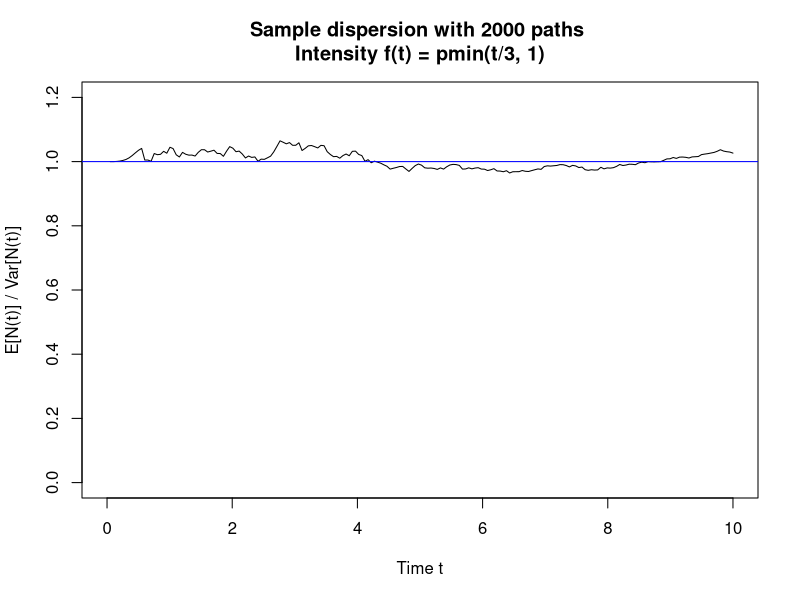
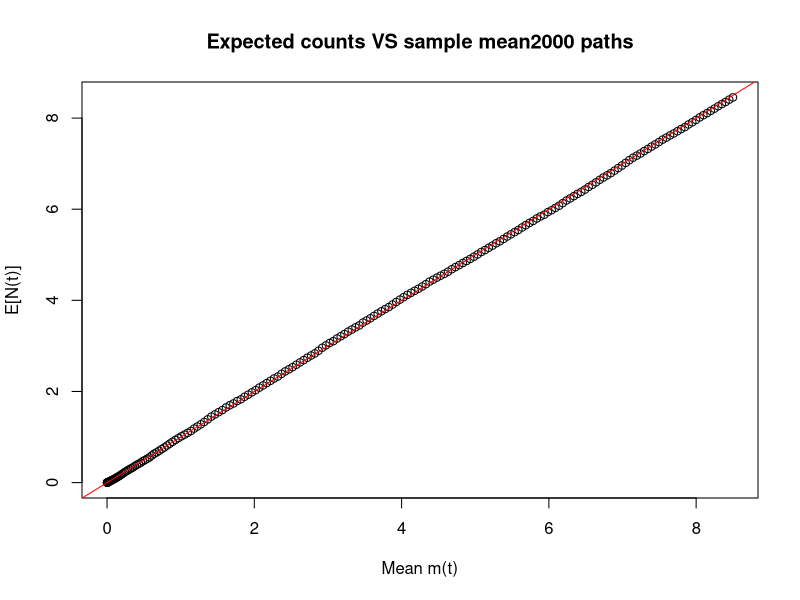

Write R code to recreate these figures, in order.
#' validates non-homogeneous Poisson point process generated
#' in poisson_point_process.R
#' Things to check: 
#' E[N(t)]~Poisson(m(t)) with mean m(t)
#' 1. Ensure the Dispersion = E[N(t)] / Var[N(t)] = 1.
#' 2. Match the rate function: E[N(t)] = m(t).

# args = commandArgs(trailingOnly=TRUE)
# 
# ## args is now a list of character vectors
# ## First check to see if arguments are passed.
# ## Then cycle through each element of the list and evaluate the expressions.
# if(length(args)==0){
#   stop("At least one argument must be supplied (input file).n", call.=FALSE)
#   print("No arguments supplied. Default values are supplied: ")
#   print("Number of paths to generate: 100")
#   print("Number of time points to examine: 200")
#   print("Intensity function lambda(t) = 2*t^2")
#   print("Time to stop: 10")
#   ##supply default values
#   n <- 100
#   n.cuts <- 200
#   lambda <- function(t) 2*t^2
#   Tmax <- 10
#   } else{
#     for(i in 1:length(args)){
#       # eval(parse(text=args[[i]]))
#       n = args[1]
#       n.cuts = args[2]
#       lambda = args[3]
#       Tmax <- args[4]
#   }
# }


## simulate an inhomogeneous 1-dim Poisson process -----------------------
## use thinning
## reference: Lewis and Shedler, 1979. Simulation of nonhomogeneous 
## poisson processes by thinning

# number of paths
n <- 2000
# maximum time
Tmax <- 10
# intensity function, where t is one-dimensional
lambda <- function(t) pmin(t/3, 1)

# dominating homogeneous poisson intensity
lamstar <- optimize(lambda, interval=c(0, Tmax), maximum=TRUE)$objective

X <- c()
for(j in 1:n){
  total_time <- 0
  times <- 0
  while(TRUE){
    # simulate a time from homogeneous pp with lamstar
    this.time <- rexp(1, rate = lamstar) 
    total_time <- total_time + this.time
    if (total_time > Tmax) break else{ # stop if maximum time is exceeded
      # otherwise accept the intensity function value with 
      # probability lambda(total_time) / lamstar
      if (runif(1, 0, 1) <= lambda(total_time)/lamstar){ 
        times <- c(times, total_time)
      }
    }
  }
  index.path <- rep(j, length(times))
  X <- rbind(X, cbind(index.path, times))
}



## Validation ----------------------------------------------------

# check dispersion -------------------

# number of time points t to look at
n.cuts <- 200
cuts <- seq(0, Tmax, length.out = n.cuts)

# store counts by each time point to a dataframe
recurrences <- data.frame(matrix(nrow = n.cuts, ncol = n+1))
recurrences[, 1] <- cuts
colnames(recurrences) <- c("time", paste0("path", 1:n))

## remove records at time 0 from X
df <- X[X[,2] != 0, ]

## Y stores counts by each cut point
Y <- data.frame(matrix(nrow = nrow(df), ncol = 2))
Y[, 1] <- df[, 1]
colnames(Y) <- c("path", "occurrences")
for(j in 1:n.cuts){
  # check if each event occurs by time t in cuts
  Y[, 2] <- (df[, 2] <= cuts[j])
  counts_by_t <- aggregate(occurrences ~ path, Y, sum)
  recurrences[j, 2:(n+1)] <- counts_by_t[, 2]
}

# calculate expectation and variance by each time point
recurrences$ENt <- rowMeans(recurrences[, 2:(n+1)])

RowVar <- function(x, ...) {
  rowSums((x - rowMeans(x, ...))^2, ...)/(dim(x)[2] - 1)
}

recurrences$VarNt <- RowVar(recurrences[, 2:(n+1)])

recurrences$dispersion <- recurrences$ENt / recurrences$VarNt
recurrences$mt <- sapply(recurrences$time, function(x) integrate(lambda, 0, x)$value)

pdf("dispersion_mean_pmin_t1_2000paths.pdf", width=8.5, height=5)
plot(x = recurrences$time, recurrences$dispersion, type = "l",
     ylim = c(0,1.2),
     xlab = "Time t", ylab = "E[N(t)] / Var[N(t)]",
     main = paste0("Sample dispersion with ", n, " paths \nIntensity f(t) = pmin(t/3, 1)"))
abline(h = 1, col="blue")



# check E[N(t)] = m(t) -----------------------------
plot(x = recurrences$mt, recurrences$ENt,
     xlab = "Mean m(t)", ylab = "E[N(t)]",
     main = paste0("Expected counts VS sample mean", n, " paths"))
abline(a = 0, b = 1, col = "red")
dev.off()